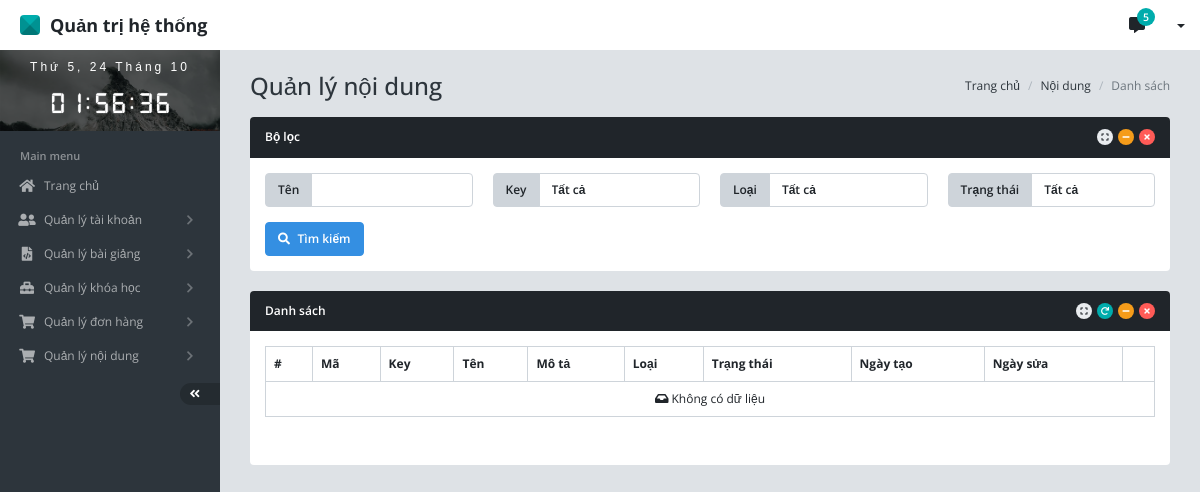
/admin/index.php?c=post&m=list, run on an earlier commit of the app's database.
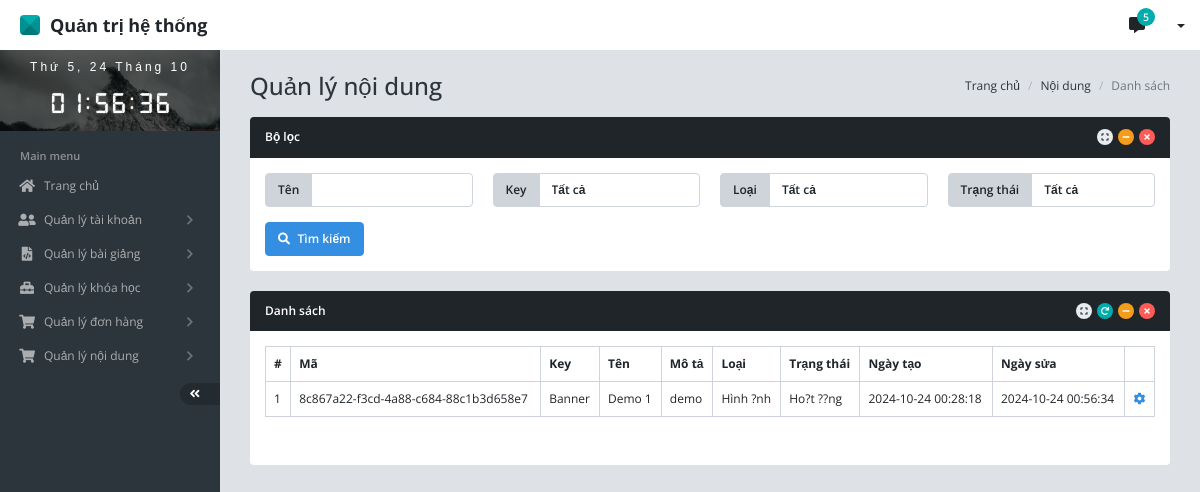
And on a later commit of the database.
### tables this page shows
CREATE TABLE IF NOT EXISTS `post` (
  `id` bigint(20) NOT NULL AUTO_INCREMENT,
  `code` text DEFAULT NULL,
  `key` text DEFAULT NULL,
  `name` text DEFAULT NULL,
  `content` text DEFAULT NULL,
  `description` text DEFAULT NULL,
  `thumb` text DEFAULT NULL,
  `id_type` bigint(20) DEFAULT NULL,
  `id_status` bigint(20) DEFAULT NULL,
  `created_date` datetime DEFAULT NULL,
  `updated_date` datetime DEFAULT NULL,
  PRIMARY KEY (`id`)
);

CREATE TABLE IF NOT EXISTS `config` (
  `id` bigint(20) NOT NULL AUTO_INCREMENT,
  `key` text DEFAULT NULL,
  `name` text DEFAULT NULL,
  `value` text DEFAULT NULL,
  `type` text DEFAULT NULL,
  `created_date` datetime DEFAULT current_timestamp(),
  `updated_date` datetime DEFAULT current_timestamp(),
  PRIMARY KEY (`id`)
);

CREATE TABLE IF NOT EXISTS `type` (
  `id` bigint(20) NOT NULL AUTO_INCREMENT,
  `code` varchar(254) DEFAULT NULL,
  `name` varchar(254) DEFAULT NULL,
  `ext` varchar(254) DEFAULT NULL,
  `tbl_name` varchar(254) DEFAULT NULL,
  PRIMARY KEY (`id`),
  KEY `IDX_type_tbl_name` (`tbl_name`)
);

CREATE TABLE IF NOT EXISTS `status` (
  `id` bigint(20) NOT NULL AUTO_INCREMENT,
  `code` text DEFAULT NULL,
  `name` text DEFAULT NULL,
  `description` text DEFAULT NULL,
  `tbl_name` text DEFAULT NULL,
  PRIMARY KEY (`id`),
  KEY `IDX_status_tbl_name` (`tbl_name`(768))
);

### admin/view/PostView.php (called while the page is built, shortened)
<?php
class PostView{
	public function goList($search, $keys, $types, $status, $posts){
        include_once("template/post/list.php");
    }
}

### admin/controller/PostController.php (called while the page is built, shortened)
<?php
include_once("model/PostModel.php");
include_once("view/PostView.php");
class PostController{
	private $postModel;
    private $postView;
    private $configModel;
    private $typeModel;
    private $statusModel;
    public function __construct(){
		$this->postModel = new PostModel();
        $this->postView = new PostView();
        $this->configModel = new ConfigModel();
        $this->typeModel = new TypeModel();
        $this->statusModel = new StatusModel();
	}
	public function list(){
		$code = (isset($_GET['ip-code'])) ? $_GET['ip-code'] : '';
		$key = (isset($_GET['ip-key'])) ? $_GET['ip-key'] : '';
		$name = (isset($_GET['ip-name'])) ? $_GET['ip-name'] : '';
		$type = (isset($_GET['ip-type'])) ? $_GET['ip-type'] : '';
		$status = (isset($_GET['ip-status'])) ? $_GET['ip-status'] : '';
		$page = (isset($_GET['ip-page'])) ? $_GET['ip-page'] : 1;
		$search = array(
			"code"=> $code,
			"key" => $key,
			"name"=> $name,
			"idType"=> $type,
			"idStatus"=> $status,
			"page" => $page,
			"limit" => DataUtils::DATA_PAGE_LIMIT
		);
		$configs = $this->configModel->selectLikeKey('post_');
		$types = $this->typeModel->selectByTblName('post');
		$status = $this->statusModel->selectByTblName('post');
		$list = $this->postModel->selectList($search);
		$count = $this->postModel->selectCount($search);
		$search['count'] = $count;
		$this->postView->goList($search, $configs, $types, $status, $list);
	}
}

### admin/index.php (called while the page is built, shortened)
<?php
include_once("../utils/MySQLUtils.php");
include_once("controller/PostController.php");
$c = (isset($_GET['c'])) ? $_GET['c'] : "user";
switch ($c) {
	case 'post':
		$controller = new PostController();
		break;
}
$m = (isset($_GET['m'])) ? $_GET['m'] : "list";
$controller->$m();

### utils/MySQLUtils.php (called while the page is built, shortened)
<?php
	class MySQLUtils {
		private static $conn = null;
		private $username = "root";
		private $password = "12345678";
		function __construct() {
			try {
			  self::$conn = new PDO("mysql:host=$servername;dbname=joy_home;port=3307", $this->username, $this->password);
			  self::$conn->exec("set names utf8mb4");
			  self::$conn->setAttribute(PDO::ATTR_ERRMODE, PDO::ERRMODE_EXCEPTION);
			} catch(PDOException $e) {
			}
		}
		public function selectList($query, $param = null){
			$stmt = self::$conn->prepare($query);
		  	$stmt->execute($param);
		  	$stmt->setFetchMode(PDO::FETCH_ASSOC);
		  	$result = $stmt->fetchAll();
		  	return $result;
		}
	}
?>

### admin/model/PostModel.php (called while the page is built, shortened)
<?php
class PostModel{
	function __construct(){
		$this->db = new MySQLUtils();
	}
	public function selectList($search){
		$start = $search['limit'] * ($search['page']-1);
		$limit = $search['limit'];
		$query = "SELECT p.*
		, t.name AS type_name, s.name AS status_name
		, c.name AS key_name
		FROM post p
		INNER JOIN type t ON p.id_type = t.id
		INNER JOIN status s ON p.id_status = s.id
		INNER JOIN config c ON p.key = c.key
		WHERE (:code = '' OR p.code = :code)
		AND (:key = '' OR p.`key` = :key)
		AND (:name = '' OR p.name = :name)
		AND (:idType = '' OR p.id_type = :idType)
		AND (:idStatus = '' OR p.id_status = :idStatus)
		ORDER BY p.id DESC
		LIMIT $start, $limit";
		$param = array(
			'code' => $search['code'],
			'key' => $search['key'],
			'name' => $search['name'],
			'idType' => $search['idType'],
			'idStatus' => $search['idStatus'],
		);
		return $this->db->selectList($query, $param);
	}
}

### admin/template/post/list.php (the view, shortened to what the changed rows need)
<!DOCTYPE html>
<html>
<?php include_once("template/common/head.php"); ?>
<?php include_once("template/common/css.php"); ?>
<body>
    <div id="app" class="app app-header-fixed app-sidebar-fixed">
		<div id="content" class="app-content">
			<h1 class="page-header d-flex align-items-center">
			  	Quản lý nội dung
			</h1>
			<div class="panel panel-inverse">
				<div class="panel-body">
					<div class="table-responsive">
						<table class="table table-bordered table-hover">
							<thead>
								<tr>
									<th>#</th>
									<th>Mã</th>
									<th>Key</th>
									<th>Tên</th>
									<th>Mô tả</th>
									<th>Loại</th>
									<th>Trạng thái</th>
									<th>Ngày tạo</th>
									<th>Ngày sửa</th>
									<th></th>
								</tr>
							</thead>
							<tbody>
								<?php if(count($posts) > 0) : ?>
	                      		<?php foreach ($posts as $key => $item) : ?>
	                      		<tr>
	                      			<td><?= $key + 1; ?></td>
	                      			<td><?= $item['code']; ?></td>
	                      			<td><?= $item['key_name']; ?></td>
	                      			<td><?= $item['name']; ?></td>
	                      			<td><?= $item['description']; ?></td>
	                      			<td><?= $item['type_name']; ?></td>
	                      			<td><?= $item['status_name']; ?></td>
	                      			<td><?= $item['created_date']; ?></td>
	                      			<td><?= $item['updated_date']; ?></td>
	                      			<td><a href="?c=post&m=goUpdate&code=<?= $item['code']; ?>"><i class="fa fa-cog"></i></a></td>
	                      		</tr>
	                      		<?php endforeach; ?>
	                      		<?php else : ?>
	                      			<tr>
	                      				<td colspan="100%" class="text-center"><i class="fa fa-inbox"></i> Không có dữ liệu</i></td>
	                      			</tr>
	                      		<?php endif; ?>
							</tbody>
						</table>
					</div>
				</div>
			</div>
		</div>
    </div>
</body>
</html>

What changed in the data, as far as the page shows it:
added post: code "8c867a22-f3cd-4a88-c684-88c1b3d658e7", config.name "Banner", name "Demo 1", description "demo", id_type.name "Hình ?nh", id_status.name "Ho?t ??ng", created_date "2024-10-24 00:28:18", updated_date "2024-10-24 00:56:34"
Also different on the page:
text no longer shown: "Không có dữ liệu"
